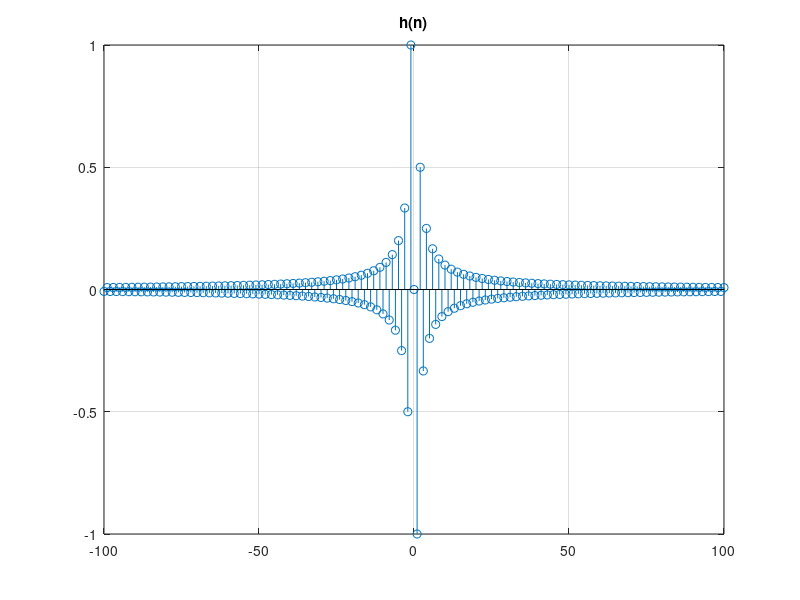
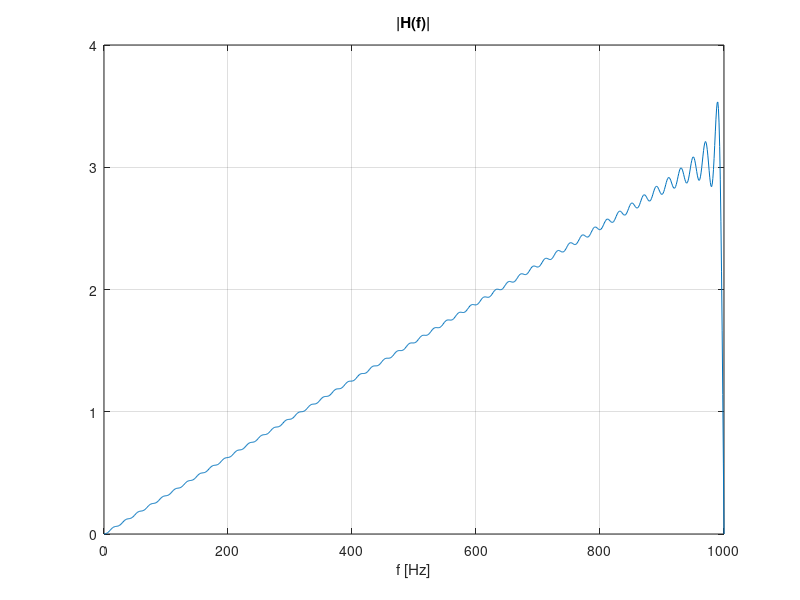
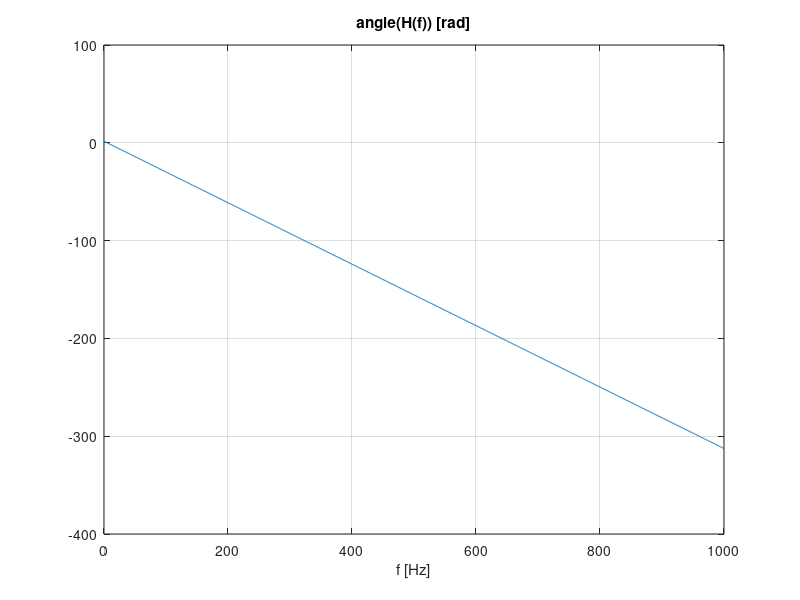
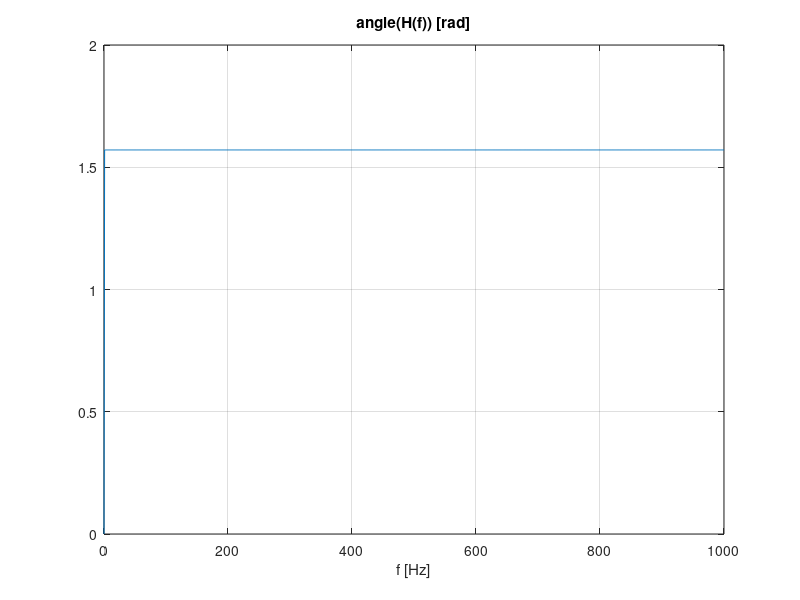

Source code (MATLAB) for these figures, in order:
% DIGITAL SIGNAL PROCESSING LAB 11
% EXERCISE 11.6 KONRAD WŁODARCZYK 417751

clc; clear; close all; 


%Calculation of differentiation filter weights using the window method and their comparison with
%weights taken from numerical signal differentiation

%CHOICE OF M VALUE
M = 100;

N=2*M+1; n=-M:M; h=cos(pi*n)./n; h(M+1)=0;

%CHOICE OF WINDOW
beta = 1;
window = kaiser(N, beta); 
%window = rectwin(N);
%window = hann(N);
%window = blackman(N);

h = h .* window';

%h = 1/12 * [-1, 8, 0, -8, 1]; M=2; N=2*M+1; n = -M:M; % 1/2*[-1 0 1]
stem(n,h); title('h(n)'); grid; 

%Verification of filter frequency response (FR), amplitude vs
%frequency and phase vs frequency

fs = 2000; f = 0:1:fs/2; % sampling frequency [Hz], frequencies of interest
z = exp(-1i*2*pi*f/fs); % Z transform variable z^(-1)
H = polyval(h(end:-1:1),z); % FR=TF for z: polynomial value

% H = freqz(h,1,f,fs); % all-in-one Matlab function
figure; plot(f,abs(H)); xlabel('f [Hz]'); title('|H(f)|'); grid;
figure; plot(f,unwrap(angle(H))); xlabel('f [Hz]'); title('angle(H(f)) [rad]'); grid;
figure; plot(f,angle(exp(1i*2*pi*f/fs*M).*H)); xlabel('f [Hz]'); title('angle(H(f)) [rad]'); grid;

%FILTERING - SIGNAL DIFFERENTIATION
Nx=400; n=0:Nx-1; dt=1/fs; t=dt*n;
fx=50; x=sin(2*pi*fx*t);
y=filter(h,1,x);

%COMPARING INPUT AND OUTPUT SIGNALS
nx=M+1:Nx-M; ny=2*M+1:Nx;
figure; plot(nx,x(nx),'ro-',nx,y(ny),'bo-'); title('x(n), y(n)'); grid; 
